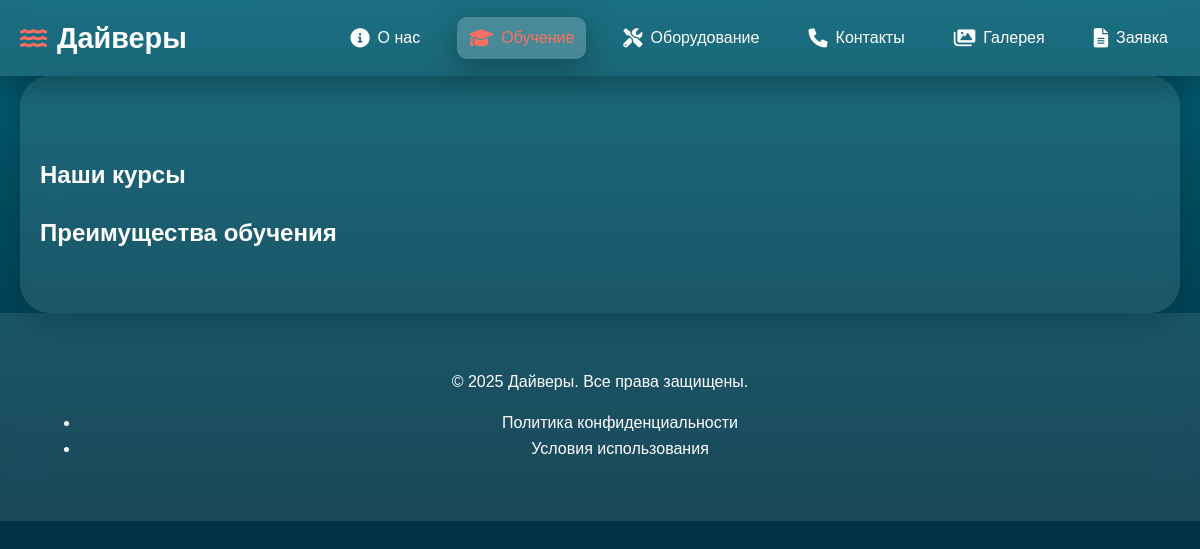
/training/, run on an earlier commit of the app's database.
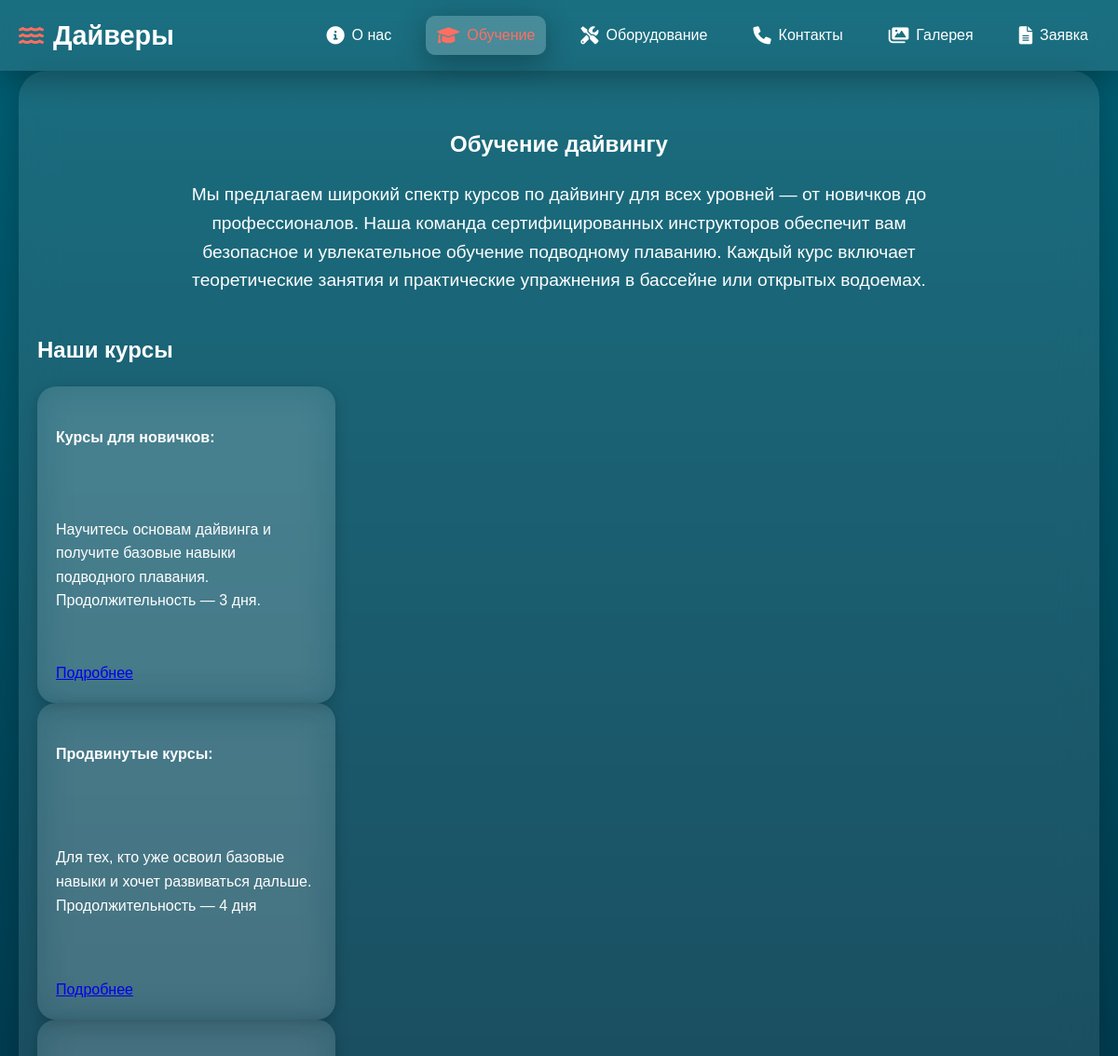
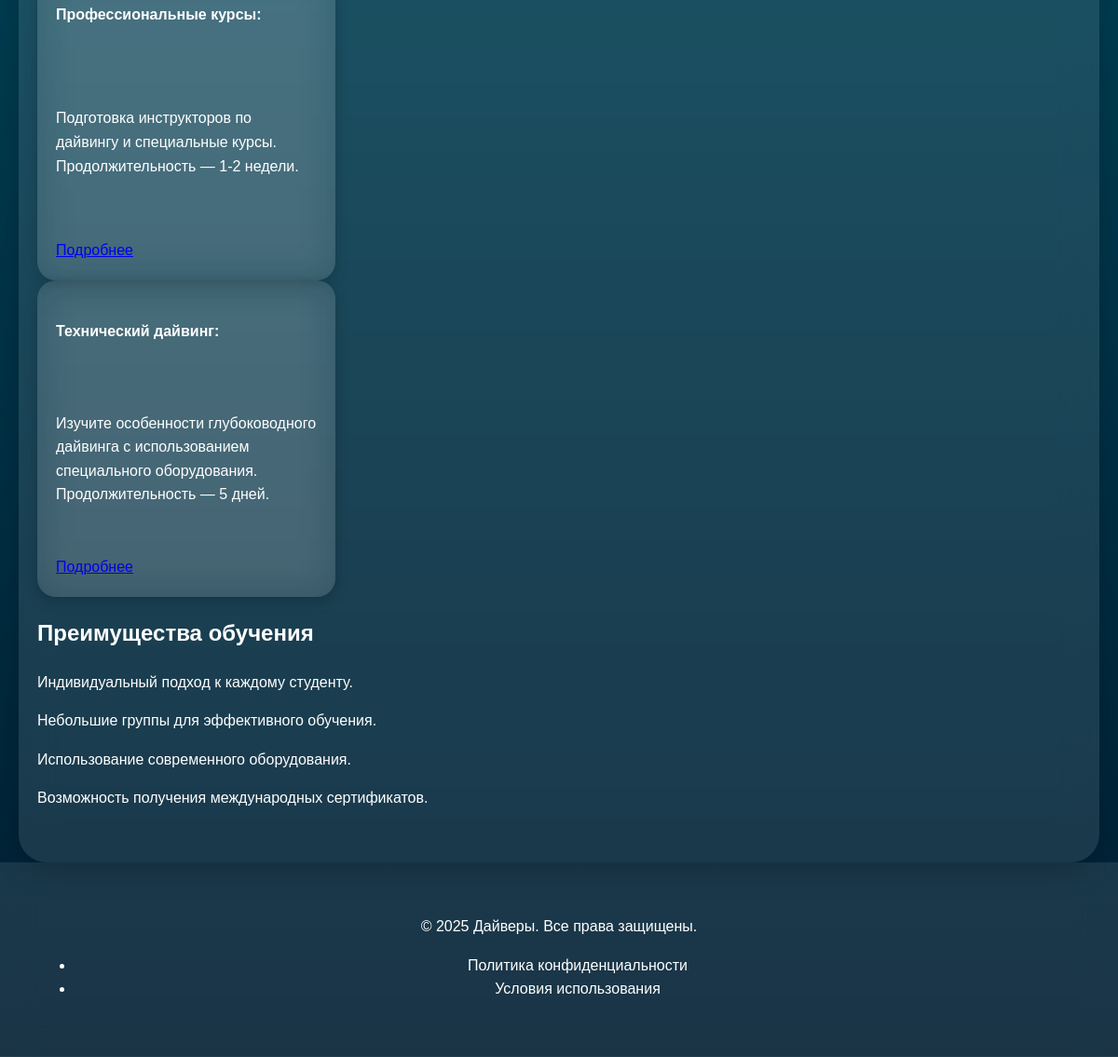
And on a later commit of the database (2 pictures, top to bottom).
### main/models.py (models this page shows, shortened)
class TrainingPage(models.Model):
    title = models.CharField(max_length=255, verbose_name="Заголовок")
    description = models.TextField(verbose_name="Описание страницы")
    advantages = models.TextField(verbose_name="Преимущества обучения")
    class Meta:
        verbose_name = "Страница обучения"
        verbose_name_plural = "Страницы обучения"

class TrainingCourse(models.Model):
    CATEGORY_CHOICES = [
        ('regular', 'Обычные курсы'),
        ('sdi_specialization', 'Специализации SDI'),
        ('first_response', 'Курсы первой медицинской помощи'),
    ]
    training_page = models.ForeignKey(
        TrainingPage,
        on_delete=models.CASCADE,
        related_name="courses",
        verbose_name="Страница обучения"
    )
    title = models.CharField(max_length=255, verbose_name="Название курса")
    course_category = models.CharField(
        max_length=20,
        choices=CATEGORY_CHOICES,
        default='regular',
        verbose_name="Тип курса"
    )
    description = models.TextField(verbose_name="Описание курса")
    included = models.TextField(verbose_name="Что входит в курс")
    class Meta:
        verbose_name = "Курс обучения"
        verbose_name_plural = "Курсы обучения"

### main/views.py (the view)
# urls.py: path('training/', views.training, name='training'),  # Страница "Обучение"
def training(request):
    training_page = TrainingPage.objects.prefetch_related("courses__images", "courses__videos").first()
    categories = TrainingCourse.objects.values_list("course_category", flat=True).distinct()
    return render(request, "training/training.html", {
        "training": training_page,
        "categories": categories  # Передаем в шаблон
    })

### templates/training/training.html (shortened to what this page needs)
{% extends "base.html" %}
{% load static %}
{% block content %}
<section class="training-section">
    <div class="training-container">
        <div class="training-header">
            <h1>{{ training.title }}</h1>
            <p>{{ training.description }}</p>
        </div>
        <h2>Наши курсы</h2>
        {% for course in training.courses.all %}
            <div class="course-card">
                <h4>{{ course.title }}</h4>
                <p>{{ course.description|truncatewords:20 }}</p>
                <a href="{% url 'course_detail' course.id %}" class="btn">Подробнее</a>
            </div>
        {% endfor %}
        <h2>Преимущества обучения</h2>
        <p>{{ training.advantages|linebreaks }}</p>
    </div>
</section>
{% endblock %}

What changed in the data, as far as the page shows it:
added TrainingPage: title "Обучение дайвингу", description "Мы предлагаем широкий спектр курсов по дайвингу для всех уровней — от новичков до профессионалов. Наша команда сертифицированных инструкторов обеспечит вам безопасное и увлекательное обучение подводному плаванию. Каждый курс включает теоретические занятия и практические упражнения в бассейне или открытых водоемах.", advantages "Индивидуальный подход к каждому студенту. Небольшие группы для эффективного обучения. Использование современного оборудования. Возможность получения международных сертификатов."
added TrainingCourse: title "Курсы для новичков:", description "Научитесь основам дайвинга и получите базовые навыки подводного плавания. Продолжительность — 3 дня."
added TrainingCourse: title "Продвинутые курсы:", description "Для тех, кто уже освоил базовые навыки и хочет развиваться дальше. Продолжительность — 4 дня"
added TrainingCourse: title "Профессиональные курсы:", description "Подготовка инструкторов по дайвингу и специальные курсы. Продолжительность — 1-2 недели."
added TrainingCourse: title "Технический дайвинг:", description "Изучите особенности глубоководного дайвинга с использованием специального оборудования. Продолжительность — 5 дней."
